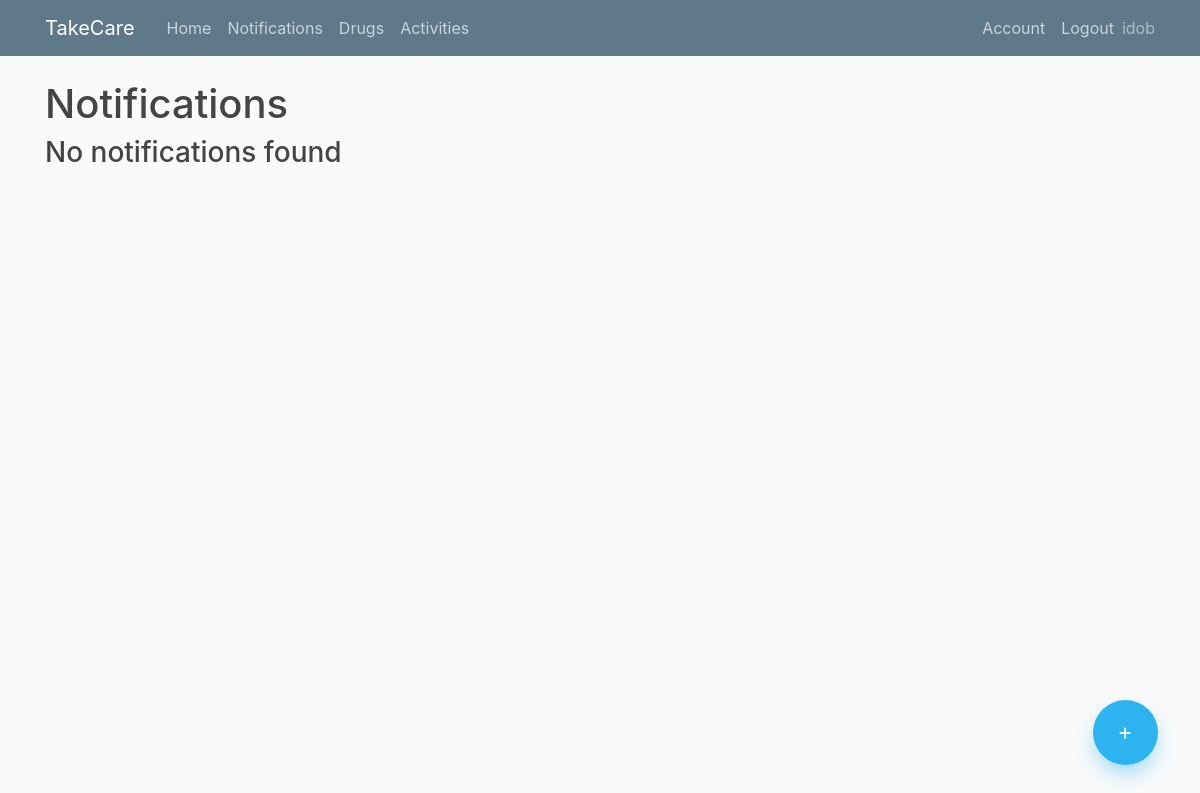
Before: /notification (signed in) with the older database file.
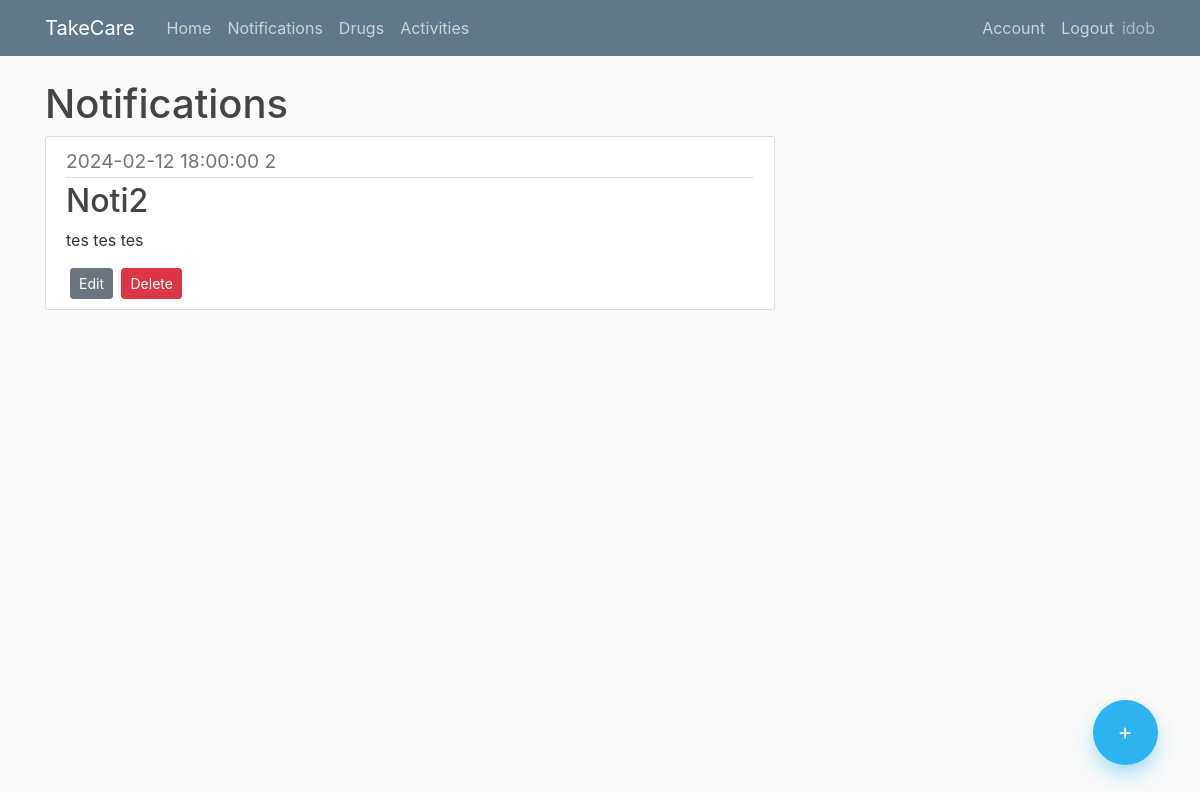
After: the same page with the newer database file.
### app/models.py (models this page shows, shortened)
class Notification(db.Model):
    id = db.Column(db.Integer, primary_key=True)
    title = db.Column(db.String(150),nullable=False)
    content = db.Column(db.Text,nullable=False)
    date = db.Column(db.Date,nullable=False)
    time = db.Column(db.Time,nullable=False)
    user_id = db.Column(db.Integer, db.ForeignKey('user.id'), nullable=False)

### app/routes.py (the view)
@app.route("/notification")
@login_required
def notification():
    if current_user.is_authenticated:
        notifications = Notification.query.filter_by(user_id=current_user.id).order_by(Notification.date.asc()).order_by(Notification.time.asc())
        return render_template("notification.html",notifications=notifications, title="Notification")
    else:
        return render_template("home.html")

### app/models.py (called while the page is built)
@login_manager.user_loader
def load_user(user_id):
    return User.query.get(int(user_id))

### app/templates/notification.html (shortened to what this page needs)
{% extends "layout.html" %}
{% block content %}
    <h1>Notifications</h1>
    <div class="floating-container">
        <a class="floating-button" href="{{ url_for('add_notification')}}"> +</a>
    </div>
    {% if notifications.count() == 0  %}
        <h3>No notifications found</h3>
    {% else %}
        {% for notification in notifications %}
          <article class="media content-section">
            <div class="media-body">
              <div class="article-metadata">
                <big class="text-muted">{{ notification.date.strftime('%Y-%m-%d') }}    {{ notification.time }} {{ notification.id }} </big>
              </div>
              <h2>{{ notification.title }}</h2>
              <p class="article-content">{{ notification.content }}</p>
              <a class="btn btn-secondary btn-sm ml-1" href="{{ url_for('edit_notification' ,notification_id=notification.id ) }}">Edit</a>
              <button type="button" class="btn btn-danger btn-sm ml-1" data-toggle="modal" data-target="#deleteModal{{notification.id}}">
                Delete
              </button>
            </div>
          </article>
        {% endfor %}
    {% endif %}
{% endblock content %}

Changed rows visible on the page:
added Notification: date "2024-02-12", time "18:00:00", id "2", title "Noti2", content "tes tes tes"
Other visible differences:
text no longer shown: "No notifications found"
